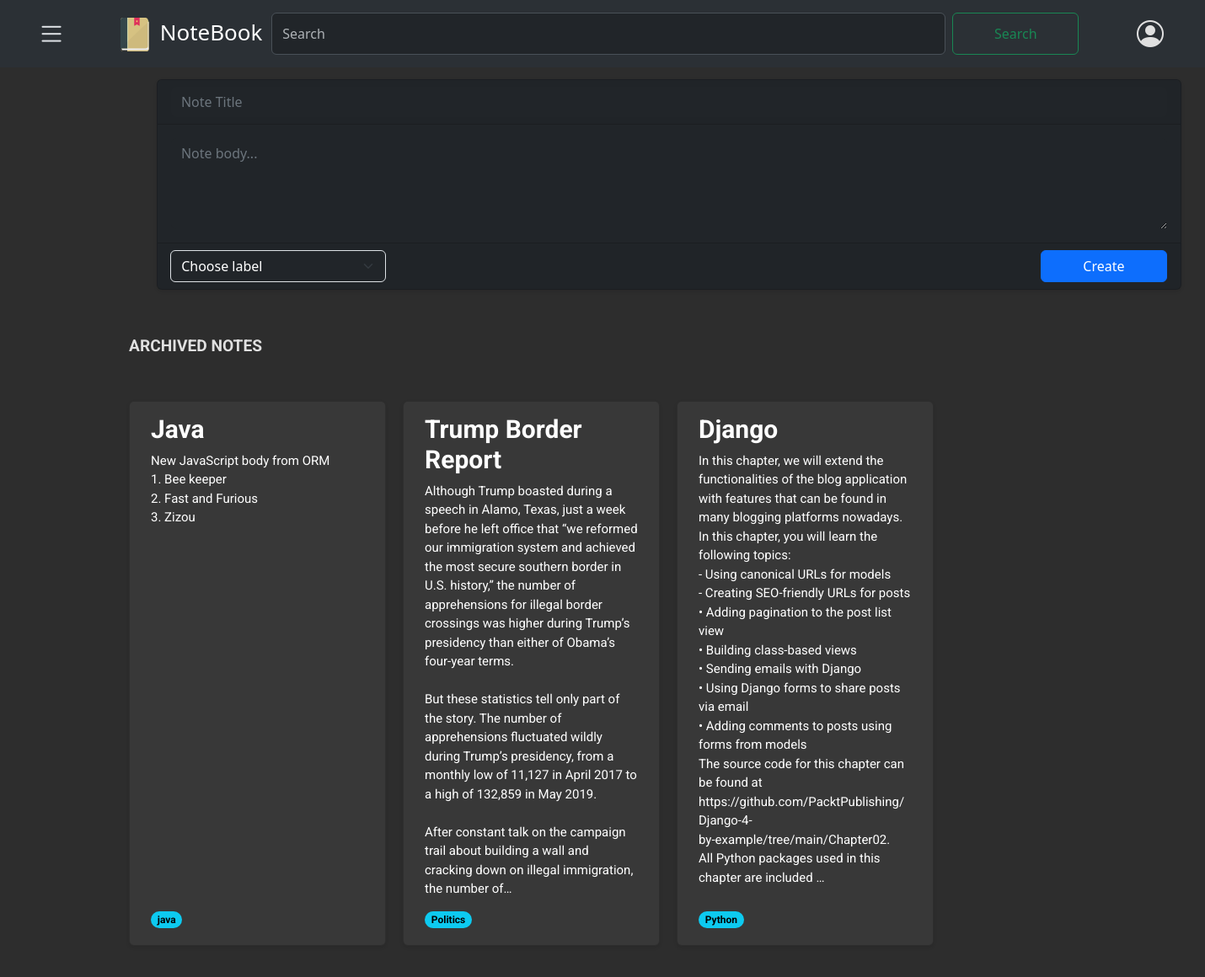
Page /notes/archived/ (signed in) on the committed database.
### notes/models.py (models this page shows, shortened)
class Note(models.Model):
    user= models.ForeignKey(CustomUser,on_delete=models.CASCADE, related_name='notes')
    title= models.CharField(max_length=100, null=False)
    body= models.TextField()
    label= models.ForeignKey(Label, on_delete=models.SET_NULL, related_name="notes", blank=True, null=True)
    archived= models.BooleanField(default=False)
    pinned= models.BooleanField(default= False)
    created = models.DateTimeField(auto_now_add= True)
    updated= models.DateTimeField(auto_now=True)
    trashed = models.BooleanField(default=False)
    class Meta:
        ordering= ['-updated']
        indexes= [
            models.Index(fields=["-updated"])
        ]
        verbose_name = "Note"
        verbose_name_plural= "Notes"

class Label(models.Model):
    user = models.ForeignKey(CustomUser, on_delete=models.CASCADE, related_name='labels', default=None)
    name = models.CharField(max_length=50, null=False)
    class Meta:
        verbose_name = "Label"
        verbose_name_plural= "Labels"

### notes/views.py (the view)
# urls.py: path('archived/', views.archived_list, name='archived_notes'),
@login_required
def archived_list(request):
    user= request.user
    archived_notes= Note.objects.filter(Q(user=user, pinned=True,archived=True, trashed= False) | Q(user=user, pinned=False, archived=True, trashed= False))
    context= { 'archived_notes':archived_notes,
              }
    return render(request,
                  'notes/archived/list.html',
                  context)

### notes/context_processors.py (called while the page is built)
def labels_processor(request):
    if request.user.is_authenticated:
        labels = Label.objects.filter(user=request.user)
    else:
        labels = Label.objects.none()
    return {
        'labels': labels,
    }

### notes/templates/notes/archived/list.html (shortened to what this page needs)
{% extends "notes/base.html" %}
{% block content %}
{% load static %}
<p class="text-capitalize" style="font-weight: bold; font-size: larger;">ARCHIVED NOTES</p>
<div class="card-container">
    {% if archived_notes|length >= 1 %}
    {% for note in archived_notes %}
    {% if note.archived %}
    <div class="card" data-note-id="{{ note.id }}">
        <a href="#" class="note-link" data-note-id="{{ note.id }}">
            <h5 class="card-title">{{ note.title }}</h5>
            <p class="card-text">{{ note.body|truncatechars:650 }}</p>
        </a>
        <span class="badge rounded-pill text-bg-info">{{ note.label.name }}</span>
    </div>
    {% endif %}
    {% endfor %}
    {% else %}
    {% include 'notes/archived/empty.html' %}
    {% endif %}
</div>
{% endblock %}

### notes/static/css/notes.css (style rules this page uses)
:root { --bg-color: #2d2d2d; --text-color: #e0e0e0; --secondary-text-color: #b0b0b0; --card-bg-color: #383838; }
html, body { background-color: #2d2d2d !important; color: #e0e0e0 !important; font-family: 'Roboto', sans-serif; }
.card-container { display: grid; grid-template-columns: repeat(auto-fill, minmax(250px, 1fr)); gap: 20px; padding: 10px; font-family: 'Roboto', Arial, sans-serif; width: 1300px; margin-top: 30px; margin-bottom: 30px; background-color: #2d2d2d !important; border-color: #444 !important; text-align: justify; }
.card { border-radius: 8px; padding: 15px 25px; box-shadow: 0 2px 4px rgba(0,0,0,0.1); background-color: #383838 !important; position: relative; padding-bottom: 20px; }
.card-title { font-size: 30px; font-weight: bold; margin-bottom: 15px; color: white !important; text-align: left; padding: 0 ; }
.card-text { font-size: 15px; color: white; text-align: left; padding: 0 0 35px; line-height: 1.5; white-space: pre-wrap; word-wrap: break-word; }
.note-link { text-decoration: none; color: inherit; }
.text-capitalize { font-family: 'Roboto', Arial, sans-serif; font-size: 18px; margin: 0; font-weight: normal; padding: 10px; }
.badge { display: inline-block; position: absolute; bottom: 20px; }

### rows in the picture
Note: title "Java", body "New JavaScript body from ORM 1. Bee keeper 2. Fast and Furious 3. Zizou", label.name "java"
Note: title "Trump Border Report", body "Although Trump boasted during a speech in Alamo, Texas, just a week before he left office that “we reformed our immigration system and achieved the most secure southern border in U.S. history,” the number of apprehensions for illegal border crossings was higher during Trump’s presidency than either of Obama’s four-year terms. But these statistics tell only part of the story. The number of apprehensions fluctuated wildly during Trump’s presidency, from a monthly low of 11,127 in April 2017 to a high of 132,859 in May 2019. After constant talk on the campaign trail about building a wall and cracking down on illegal immigration, the number of…", label.name "Politics"
Note: title "Django", body "In this chapter, we will extend the functionalities of the blog application with features that can be found in many blogging platforms nowadays. In this chapter, you will learn the following topics: - Using canonical URLs for models - Creating SEO-friendly URLs for posts • Adding pagination to the post list view • Building class-based views • Sending emails with Django • Using Django forms to share posts via email • Adding comments to posts using forms from models The source code for this chapter can be found at https://github.com/PacktPublishing/Django-4- by-example/tree/main/Chapter02. All Python packages used in this chapter are included …", label.name "Python"
